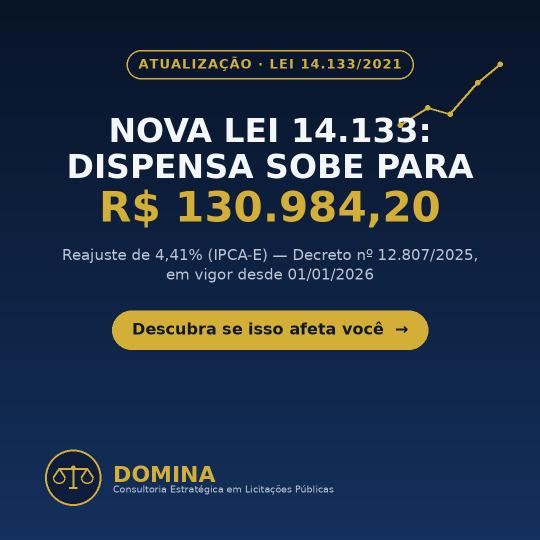
#> input picture images/post-2026-09-17-dispensa-14133.png, 1080 x 1080 px, given in place of logo_domina.png, which was not available (shown at 1/2 size)
$ python gen_story_09h_1013.py
#> lines starting #> are read from the running program, lines starting #| are printed output that depends on the picture; pictures that were not available may be replaced by others from this repository, and a replacement may not be noted
#!/usr/bin/env python3
# -*- coding: utf-8 -*-
"""Story 9h 2026-10-13: versao vertical do post sobre adjudicacao e
homologacao (art. 71, Lei 14.133/2021). Mesmo tema e paleta (branco gelo)
do post de feed do dia, conteudo centralizado na area segura de stories."""
from PIL import Image, ImageDraw, ImageFont

W, H = 1080, 1920

OFFWHITE = (247, 246, 240)
NAVY = (18, 30, 58)
SUBTITLE = (104, 116, 142)
GOLD = (212, 175, 55)
GOLD_DARK_TEXT = (24, 20, 4)
LINE = (214, 210, 198)
DOT_INACTIVE = (190, 186, 172)

FONT_DIR = "/usr/share/fonts/truetype/dejavu/"
def font(size, bold=True):
    path = FONT_DIR + ("DejaVuSans-Bold.ttf" if bold else "DejaVuSans.ttf")
    return ImageFont.truetype(path, size)

img = Image.new("RGB", (W, H), OFFWHITE)
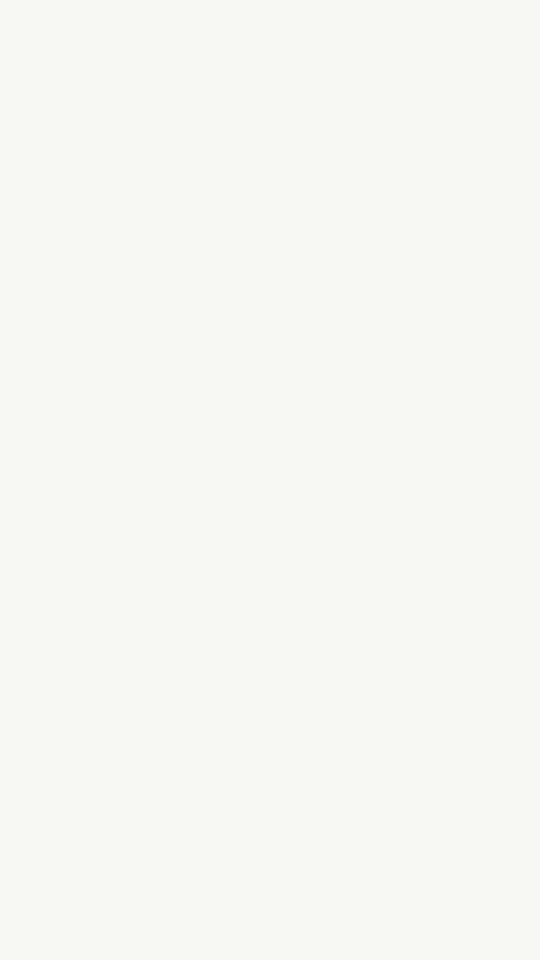
#> img: PIL image 1080x1920 RGB (shown at 1/2 size); mean R, G, B 247, 246, 240
d = ImageDraw.Draw(img)

MARGIN = 90
SAFE_TOP = 250
SAFE_BOTTOM = 250
content_w = W - 2 * MARGIN

def text_w(s, f):
    bbox = d.textbbox((0, 0), s, font=f)
    return bbox[2] - bbox[0]

def wrap(text, f, max_w):
    words = text.split(" ")
    lines, cur = [], ""
    for w_ in words:
        trial = (cur + " " + w_).strip()
        if text_w(trial, f) <= max_w:
            cur = trial
        else:
            if cur:
                lines.append(cur)
            cur = w_
    if cur:
        lines.append(cur)
    return lines

def center_text(y, text, f, fill):
    tw = text_w(text, f)
    d.text(((W - tw) / 2, y), text, font=f, fill=fill)

# ---- logo, centered, top safe area ----
logo = Image.open("/home/user/domina-posts/logo_domina.png").convert("RGBA")
logo_size = 115
logo = logo.resize((logo_size, logo_size), Image.LANCZOS)
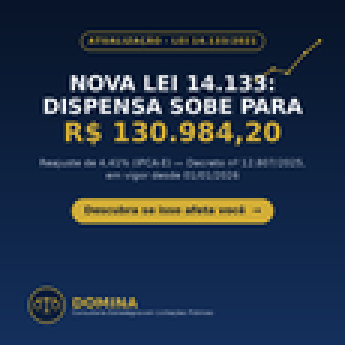
#> logo: PIL image 115x115 RGBA (shown 3 times larger); mean R, G, B, A 34.6, 50, 70.9, 255
logo_x = (W - logo_size) // 2
logo_y = SAFE_TOP - logo_size - 30
img.paste(logo, (logo_x, logo_y), logo)

y = SAFE_TOP

# ---- badge pill, centered ----
f_tag = font(28)
tag_text = "LEI 14.133/2021 · ART. 71"
tw = text_w(tag_text, f_tag)
#> in text_w, `bbox = d.textbbox((0, 0), s, font=f)`: bbox = (0, 6, 400, 29)
#> tw = 400
pad_x, pad_y = 30, 16
pill_w = tw + pad_x * 2
#> pill_w = 460
pill_h = 28 + pad_y * 2
pill_x0 = (W - pill_w) // 2
#> pill_x0 = 310
d.rounded_rectangle([pill_x0, y, pill_x0 + pill_w, y + pill_h], radius=pill_h // 2, outline=GOLD, width=2)
d.text((pill_x0 + pad_x, y + pad_y - 2), tag_text, font=f_tag, fill=GOLD)
y += pill_h + 64

# ---- title, centered ----
f_title = font(70)
title_lines = [
    ("GANHAR A DISPUTA", NAVY),
    ("NÃO É O FIM.", GOLD),
    ("É SÓ O COMEÇO.", NAVY),
]
for line, color in title_lines:
    tw = text_w(line, f_title)
    d.text(((W - tw) / 2, y), line, font=f_title, fill=color)
    y += 80
#> this loop made 3 passes
#> (bbox in text_w, tw) on passes 1 to 3: ((0, 13, 779, 66), 779), ((0, 0, 523, 66), 523), ((0, 0, 655, 79), 655)
#> after the loop, y = 614

y += 30
#> y = 644

# ---- subtitle, centered ----
f_sub = font(34, bold=False)
subtitle = "Depois do julgamento, a lei ainda exige adjudicação e homologação — e sua empresa segue sendo avaliada nesse intervalo."
sub_lines = wrap(subtitle, f_sub, content_w - 40)
#> the loop in wrap, `for w_ in words:` made 19 passes
#> (trial, bbox in text_w, cur) on passes 2 to 7: ('Depois do', (0, 6, 170, 39), 'Depois do'), ('Depois do julgamento,', (0, 6, 384, 39), 'Depois do julgamento,'), ('Depois do julgamento, a', (0, 6, 416, 39), 'Depois do julgamento, a'), ('Depois do julgamento, a lei', (0, 6, 466, 39), 'Depois do julgamento, a lei'), ('Depois do julgamento, a lei ainda', (0, 6, 571, 39), 'Depois do julgamento, a lei ainda'), ('Depois do julgamento, a lei ainda exige', (0, 6, 675, 39), 'Depois do julgamento, a lei ainda exige')
#> (bbox in text_w, cur) on passes 1, 9, 16: ((0, 6, 117, 39), 'Depois'), ((0, 6, 236, 39), 'adjudicação e'), ((0, 6, 216, 39), 'segue sendo')
#> after the loop in wrap, `for w_ in words:`: lines = 2 items
#> sub_lines = 3 items
for line in sub_lines:
    center_text(y, line, f_sub, SUBTITLE)
    y += 46
#> this loop made 3 passes
#> (line, tw in center_text, y) on passes 1, 3: ('Depois do julgamento, a lei ainda exige', 675, 690), ('segue sendo avaliada nesse intervalo.', 652, 782)
#> (tw in center_text, y) on pass 2: (783, 736)
#> after the loop, y = 782

y += 28
#> y = 810
d.line([(MARGIN + 60, y), (W - MARGIN - 60, y)], fill=LINE, width=2)
y += 56
#> y = 866

# ---- vertical timeline, centered block ----
steps = [
    ("JULGAMENTO", "disputa encerrada, vencedor classificado", False),
    ("ADJUDICAÇÃO", "objeto é atribuído oficialmente ao vencedor", False),
    ("HOMOLOGAÇÃO", "autoridade superior confirma todo o processo", True),
    ("CONTRATO", "só agora vem a convocação para assinar", False),
]

label_font = font(32)
desc_font = font(27, bold=False)
row_h = 96
dot_r = 10

label_w = max(text_w(s[0], label_font) for s in steps)
#> label_w = 286
desc_w = max(text_w(s[1], desc_font) for s in steps)
#> desc_w = 617
block_w = 34 + max(label_w, desc_w)
#> block_w = 651
block_x0 = (W - block_w) // 2
#> block_x0 = 214
tl_x = block_x0 + dot_r
#> tl_x = 224

for i, (label, desc, hi) in enumerate(steps):
    cy = y + i * row_h
    if i < len(steps) - 1:
        d.line([(tl_x, cy + dot_r), (tl_x, cy + row_h + dot_r)], fill=LINE, width=3)
    dot_fill = GOLD if hi else OFFWHITE
    d.ellipse((tl_x - dot_r, cy, tl_x + dot_r, cy + dot_r * 2), fill=dot_fill, outline=(GOLD if hi else DOT_INACTIVE), width=3)
    tx = tl_x + 34
    label_color = GOLD if hi else NAVY
    d.text((tx, cy - 8), label, font=label_font, fill=label_color)
    d.text((tx, cy + 32), desc, font=desc_font, fill=SUBTITLE)
#> this loop made 4 passes
#> cy on passes 1 to 4: 866, 962, 1058, 1154

y = y + (len(steps) - 1) * row_h + 92
#> y = 1246

# ---- footer note, centered ----
f_note = font(26, bold=False)
note = "Antes, atos separados. Hoje, a autoridade superior adjudica e homologa juntos."
note_lines = wrap(note, f_note, content_w - 40)
#> the loop in wrap (call 2), `for w_ in words:` made 11 passes
#> (trial, bbox in text_w, cur) on passes 2 to 5: ('Antes, atos', (0, 6, 146, 28), 'Antes, atos'), ('Antes, atos separados.', (0, 5, 297, 30), 'Antes, atos separados.'), ('Antes, atos separados. Hoje,', (0, 5, 372, 30), 'Antes, atos separados. Hoje,'), ('Antes, atos separados. Hoje, a', (0, 5, 397, 30), 'Antes, atos separados. Hoje, a')
#> (bbox in text_w, cur) on passes 1, 11: ((0, 6, 82, 28), 'Antes,'), ((0, 5, 226, 30), 'homologa juntos.')
#> note_lines = 2 items
for line in note_lines:
    center_text(y, line, f_note, SUBTITLE)
    y += 36
#> this loop made 2 passes
#> (tw in center_text, y) on pass 1: (804, 1282)
#> (line, tw in center_text, y) on pass 2: ('homologa juntos.', 226, 1318)
#> after the loop, y = 1318

# ---- CTA button, centered, above bottom safe zone ----
cta_text = "Fale com a Domina no direct  →"
f_cta = font(34)
tw = text_w(cta_text, f_cta)
btn_pad_x, btn_pad_y = 44, 26
btn_w = tw + btn_pad_x * 2
btn_h = 30 + btn_pad_y * 2
btn_y0 = min(max(y + 30, H - SAFE_BOTTOM - btn_h - 40), H - SAFE_BOTTOM - btn_h)
#> btn_y0 = 1548
btn_x0 = (W - btn_w) // 2
d.rounded_rectangle([btn_x0, btn_y0, btn_x0 + btn_w, btn_y0 + btn_h], radius=btn_h // 2, fill=GOLD)
d.text((btn_x0 + btn_pad_x, btn_y0 + btn_pad_y - 2), cta_text, font=f_cta, fill=GOLD_DARK_TEXT)

out_path = "/home/user/domina-posts/images/story-2026-10-13-1791894188-adjudicacao-homologacao.png"
img.save(out_path)
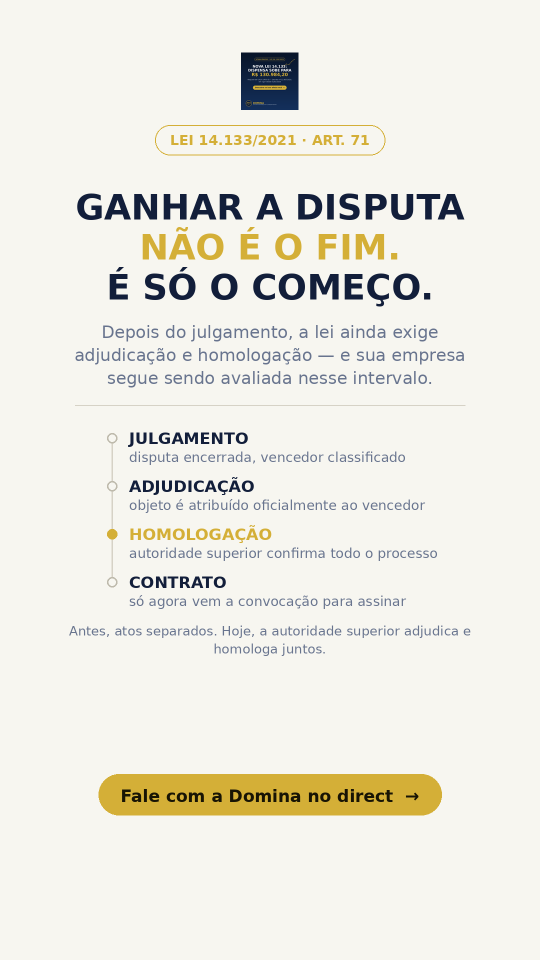
#> saved as story-2026-10-13-1791894188-adjudicacao-homologacao.png: PIL image 1080x1920 RGB (shown at 1/2 size); mean R, G, B 237, 235.4, 226.8
print("saved", out_path, img.size, "cta bottom:", btn_y0 + btn_h, "safe bottom line:", H - SAFE_BOTTOM)
#| saved /home/user/domina-posts/images/story-2026-10-13-1791894188-adjudicacao-homologacao.png (1080, 1920) cta bottom: 1630 safe bottom line: 1670

$ run again, on images/post-2026-09-18-habilitacao-1.png
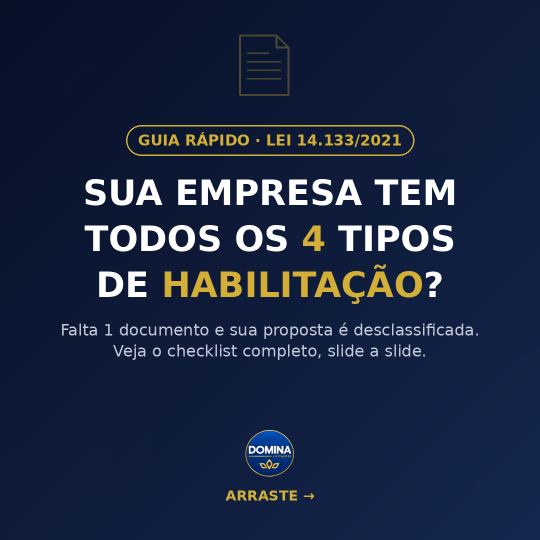
#> input picture images/post-2026-09-18-habilitacao-1.png, 1080 x 1080 px, given in place of logo_domina.png, which was not available (shown at 1/2 size)
#> `logo = logo.resize((logo_size, logo_size), Image.LANCZOS)`:
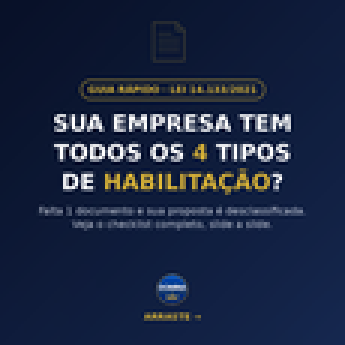
#> logo: PIL image 115x115 RGBA (shown 3 times larger); mean R, G, B, A 28, 39.3, 65.7, 255
#> bbox = (0, 6, 400, 29)
#> `tw = text_w(tag_text, f_tag)`: tw = 400
#> pill_w = 460
#> pill_x0 = 310
#> the loop `for line, color in title_lines:` made 3 passes
#> (bbox in text_w, tw) on passes 1 to 3: ((0, 13, 779, 66), 779), ((0, 0, 523, 66), 523), ((0, 0, 655, 79), 655)
#> after the loop `for line, color in title_lines:`: y = 614
#> `y += 30`: y = 644
#> the loop in wrap, `for w_ in words:` made 19 passes
#> (trial, bbox in text_w, cur) on passes 2 to 5: ('Depois do', (0, 6, 170, 39), 'Depois do'), ('Depois do julgamento,', (0, 6, 384, 39), 'Depois do julgamento,'), ('Depois do julgamento, a', (0, 6, 416, 39), 'Depois do julgamento, a'), ('Depois do julgamento, a lei', (0, 6, 466, 39), 'Depois do julgamento, a lei')
#> after the loop in wrap, `for w_ in words:`: lines = 2 items
#> sub_lines = 3 items
#> the loop `for line in sub_lines:` made 3 passes
#> (line, tw in center_text, y) on passes 1, 3: ('Depois do julgamento, a lei ainda exige', 675, 690), ('segue sendo avaliada nesse intervalo.', 652, 782)
#> after the loop `for line in sub_lines:`: y = 782
#> `y += 28`: y = 810
#> `y += 56`: y = 866
#> label_w = 286
#> desc_w = 617
#> block_w = 651
#> block_x0 = 214
#> tl_x = 224
#> the loop `for i, (label, desc, hi) in enumerate(steps):` made 4 passes
#> cy on passes 1 to 4: 866, 962, 1058, 1154
#> `y = y + (len(steps) - 1) * row_h + 92`: y = 1246
#> the loop in wrap (call 2), `for w_ in words:` made 11 passes
#> (trial, bbox in text_w, cur) on passes 2 to 5: ('Antes, atos', (0, 6, 146, 28), 'Antes, atos'), ('Antes, atos separados.', (0, 5, 297, 30), 'Antes, atos separados.'), ('Antes, atos separados. Hoje,', (0, 5, 372, 30), 'Antes, atos separados. Hoje,'), ('Antes, atos separados. Hoje, a', (0, 5, 397, 30), 'Antes, atos separados. Hoje, a')
#> note_lines = 2 items
#> the loop `for line in note_lines:` made 2 passes
#> (tw in center_text, y) on pass 1: (804, 1282)
#> after the loop `for line in note_lines:`: y = 1318
#> btn_y0 = 1548
#| saved /home/user/domina-posts/images/story-2026-10-13-1791894188-adjudicacao-homologacao.png (1080, 1920) cta bottom: 1630 safe bottom line: 1670

$ run again, on images/post-2026-09-18-habilitacao-2.png
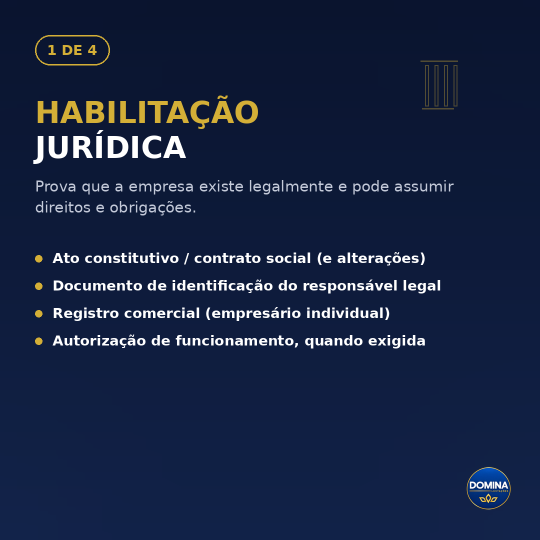
#> input picture images/post-2026-09-18-habilitacao-2.png, 1080 x 1080 px, given in place of logo_domina.png, which was not available (shown at 1/2 size)
#> `logo = logo.resize((logo_size, logo_size), Image.LANCZOS)`:
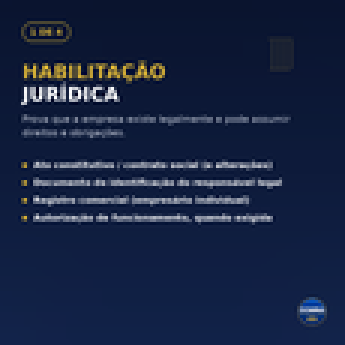
#> logo: PIL image 115x115 RGBA (shown 3 times larger); mean R, G, B, A 23.8, 36, 65.7, 255
#> bbox = (0, 6, 400, 29)
#> `tw = text_w(tag_text, f_tag)`: tw = 400
#> pill_w = 460
#> pill_x0 = 310
#> the loop `for line, color in title_lines:` made 3 passes
#> (bbox in text_w, tw) on passes 1 to 3: ((0, 13, 779, 66), 779), ((0, 0, 523, 66), 523), ((0, 0, 655, 79), 655)
#> after the loop `for line, color in title_lines:`: y = 614
#> `y += 30`: y = 644
#> the loop in wrap, `for w_ in words:` made 19 passes
#> (trial, bbox in text_w, cur) on passes 2 to 5: ('Depois do', (0, 6, 170, 39), 'Depois do'), ('Depois do julgamento,', (0, 6, 384, 39), 'Depois do julgamento,'), ('Depois do julgamento, a', (0, 6, 416, 39), 'Depois do julgamento, a'), ('Depois do julgamento, a lei', (0, 6, 466, 39), 'Depois do julgamento, a lei')
#> after the loop in wrap, `for w_ in words:`: lines = 2 items
#> sub_lines = 3 items
#> the loop `for line in sub_lines:` made 3 passes
#> (line, tw in center_text, y) on passes 1, 3: ('Depois do julgamento, a lei ainda exige', 675, 690), ('segue sendo avaliada nesse intervalo.', 652, 782)
#> after the loop `for line in sub_lines:`: y = 782
#> `y += 28`: y = 810
#> `y += 56`: y = 866
#> label_w = 286
#> desc_w = 617
#> block_w = 651
#> block_x0 = 214
#> tl_x = 224
#> the loop `for i, (label, desc, hi) in enumerate(steps):` made 4 passes
#> cy on passes 1 to 4: 866, 962, 1058, 1154
#> `y = y + (len(steps) - 1) * row_h + 92`: y = 1246
#> the loop in wrap (call 2), `for w_ in words:` made 11 passes
#> (trial, bbox in text_w, cur) on passes 2 to 5: ('Antes, atos', (0, 6, 146, 28), 'Antes, atos'), ('Antes, atos separados.', (0, 5, 297, 30), 'Antes, atos separados.'), ('Antes, atos separados. Hoje,', (0, 5, 372, 30), 'Antes, atos separados. Hoje,'), ('Antes, atos separados. Hoje, a', (0, 5, 397, 30), 'Antes, atos separados. Hoje, a')
#> note_lines = 2 items
#> the loop `for line in note_lines:` made 2 passes
#> (tw in center_text, y) on pass 1: (804, 1282)
#> after the loop `for line in note_lines:`: y = 1318
#> btn_y0 = 1548
#| saved /home/user/domina-posts/images/story-2026-10-13-1791894188-adjudicacao-homologacao.png (1080, 1920) cta bottom: 1630 safe bottom line: 1670
